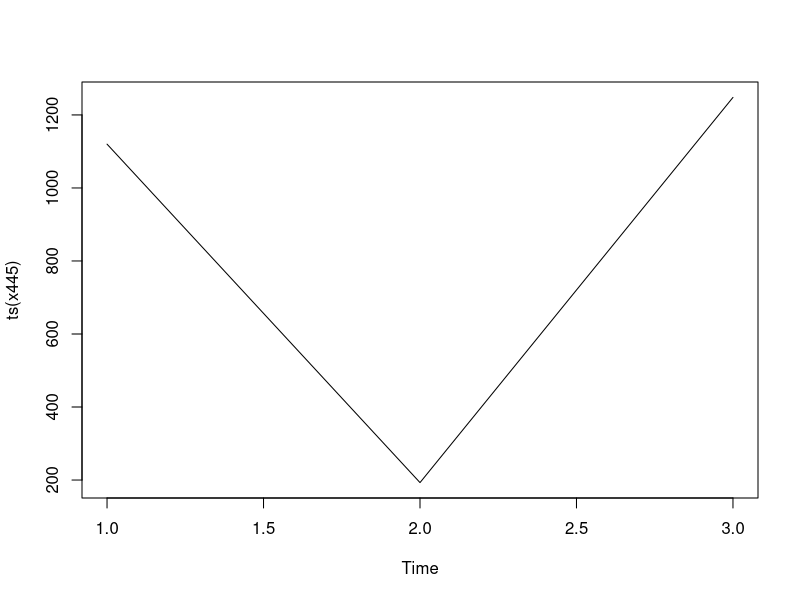

Reproduce this figure in R. (Note: this script raises an error after producing the figure.)
#rm(list=ls())


f_weekly.split.matrix = function(o, h) {

    library(foreach)
    
    # requires the origin o to be at the end of a 445 period
    # data by 445 period starting at week following o for n periods        
    cal.periods = calendar.445$weeks.in.period[(o+1):(o+h)]
    
    tm = matrix(0, length(cal.periods),sum(cal.periods))
    
    foreach (pd = 1:length(cal.periods)) %do%
    {
        end = sum(cal.periods[1:pd])
        start = end - cal.periods[pd] + 1
        tm[pd, start:end] = 1/cal.periods[pd]
    }
    tm
}

#  testing split from 445 to weekly
# get a random series in 445 mode
x445 = as.integer(rnorm(n=3, mean=1000, sd=250))  ; ts.plot(ts(x445))

# make the split matrix
tm = f_weekly.split.matrix(o = 48, h = 3)

# split out the 445 to weekly via the transition (disagg) matrix
weekly.fcast = x445 %*% tm


ts.plot(ts(as.vector(weekly.fcast)))

# check against original values via reversed/inversed? transition mtrix (agg)
tm.agg = (1*tm>0)
check.445 = weekly.fcast %*% t(tm.agg)

identical(as.numeric(check.445), as.numeric(x445))
